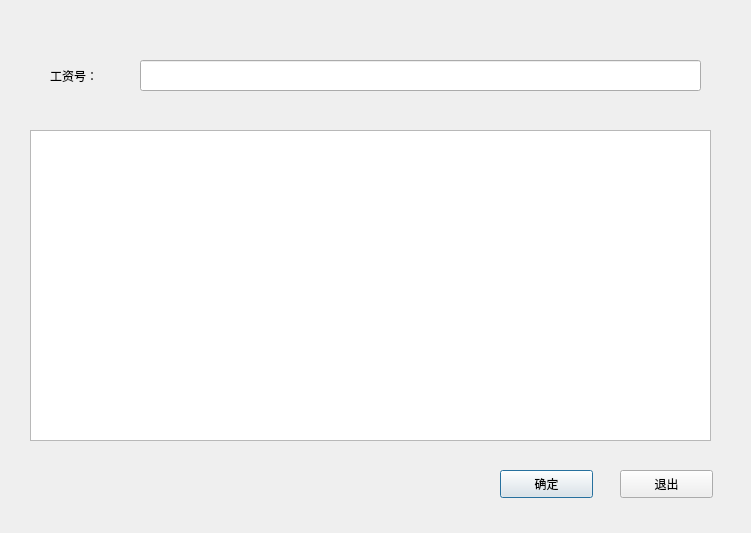
<?xml version="1.0" encoding="UTF-8"?>
<ui version="4.0">
 <class>Dialog</class>
 <widget class="QDialog" name="Dialog">
  <property name="geometry">
   <rect>
    <x>0</x>
    <y>0</y>
    <width>751</width>
    <height>533</height>
   </rect>
  </property>
  <property name="windowTitle">
   <string>根据工资号查找对应工资信息</string>
  </property>
  <widget class="QLabel" name="label">
   <property name="geometry">
    <rect>
     <x>50</x>
     <y>60</y>
     <width>101</width>
     <height>31</height>
    </rect>
   </property>
   <property name="text">
    <string>工资号：</string>
   </property>
  </widget>
  <widget class="QTextBrowser" name="textBrowser">
   <property name="geometry">
    <rect>
     <x>30</x>
     <y>130</y>
     <width>681</width>
     <height>311</height>
    </rect>
   </property>
  </widget>
  <widget class="QLineEdit" name="lineEdit">
   <property name="geometry">
    <rect>
     <x>140</x>
     <y>60</y>
     <width>561</width>
     <height>31</height>
    </rect>
   </property>
  </widget>
  <widget class="QPushButton" name="pushButton">
   <property name="geometry">
    <rect>
     <x>500</x>
     <y>470</y>
     <width>93</width>
     <height>28</height>
    </rect>
   </property>
   <property name="text">
    <string>确定</string>
   </property>
  </widget>
  <widget class="QPushButton" name="pushButton_2">
   <property name="geometry">
    <rect>
     <x>620</x>
     <y>470</y>
     <width>93</width>
     <height>28</height>
    </rect>
   </property>
   <property name="text">
    <string>退出</string>
   </property>
  </widget>
  <widget class="QLabel" name="label_3">
   <property name="geometry">
    <rect>
     <x>280</x>
     <y>90</y>
     <width>161</width>
     <height>31</height>
    </rect>
   </property>
   <property name="text">
    <string>&lt;html&gt;&lt;head/&gt;&lt;body&gt;&lt;p align=&quot;center&quot;&gt;&lt;br/&gt;&lt;/p&gt;&lt;/body&gt;&lt;/html&gt;</string>
   </property>
  </widget>
 </widget>
 <resources/>
 <connections/>
</ui>
